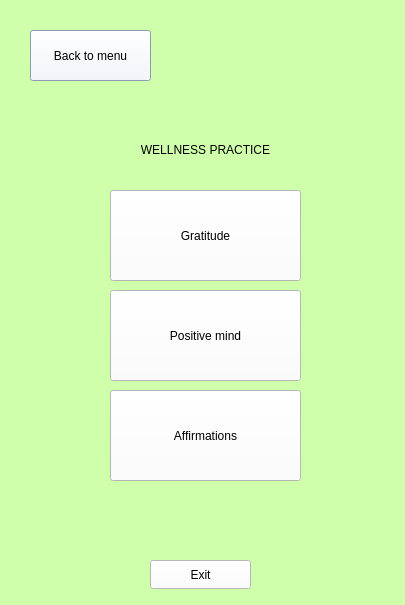
<?xml version="1.0" encoding="UTF-8"?>
<ui version="4.0">
 <class>WellnessWindow</class>
 <widget class="QDialog" name="WellnessWindow">
  <property name="geometry">
   <rect>
    <x>0</x>
    <y>0</y>
    <width>405</width>
    <height>605</height>
   </rect>
  </property>
  <property name="windowTitle">
   <string>Dialog</string>
  </property>
  <property name="styleSheet">
   <string notr="true">background-color: rgb(208, 255, 172)</string>
  </property>
  <widget class="QLabel" name="label">
   <property name="geometry">
    <rect>
     <x>110</x>
     <y>140</y>
     <width>191</width>
     <height>20</height>
    </rect>
   </property>
   <property name="layoutDirection">
    <enum>Qt::LeftToRight</enum>
   </property>
   <property name="styleSheet">
    <string notr="true">font: 500 12pt &quot;Segoe UI&quot;;</string>
   </property>
   <property name="text">
    <string>WELLNESS PRACTICE</string>
   </property>
   <property name="textFormat">
    <enum>Qt::AutoText</enum>
   </property>
   <property name="alignment">
    <set>Qt::AlignCenter</set>
   </property>
  </widget>
  <widget class="QPushButton" name="backToMenuButton">
   <property name="geometry">
    <rect>
     <x>30</x>
     <y>30</y>
     <width>121</width>
     <height>51</height>
    </rect>
   </property>
   <property name="styleSheet">
    <string notr="true">border-color: rgb(170, 170, 127);
gridline-color: rgb(108, 108, 108);
background-color: rgb(255, 255, 255);
selection-background-color: rgb(205, 225, 255);</string>
   </property>
   <property name="text">
    <string>Back to menu</string>
   </property>
  </widget>
  <widget class="QPushButton" name="exitButton">
   <property name="geometry">
    <rect>
     <x>150</x>
     <y>560</y>
     <width>101</width>
     <height>29</height>
    </rect>
   </property>
   <property name="styleSheet">
    <string notr="true">border-color: rgb(170, 170, 127);
gridline-color: rgb(108, 108, 108);
background-color: rgb(255, 255, 255);
selection-background-color: rgb(205, 225, 255);</string>
   </property>
   <property name="text">
    <string>Exit</string>
   </property>
  </widget>
  <widget class="QPushButton" name="gratitudeButton">
   <property name="geometry">
    <rect>
     <x>110</x>
     <y>190</y>
     <width>191</width>
     <height>91</height>
    </rect>
   </property>
   <property name="styleSheet">
    <string notr="true">border-color: rgb(170, 170, 127);
gridline-color: rgb(108, 108, 108);
background-color: rgb(255, 255, 255);
selection-background-color: rgb(205, 225, 255);</string>
   </property>
   <property name="text">
    <string>Gratitude</string>
   </property>
  </widget>
  <widget class="QPushButton" name="positiveButton">
   <property name="geometry">
    <rect>
     <x>110</x>
     <y>290</y>
     <width>191</width>
     <height>91</height>
    </rect>
   </property>
   <property name="styleSheet">
    <string notr="true">border-color: rgb(170, 170, 127);
gridline-color: rgb(108, 108, 108);
background-color: rgb(255, 255, 255);
selection-background-color: rgb(205, 225, 255);</string>
   </property>
   <property name="text">
    <string>Positive mind</string>
   </property>
  </widget>
  <widget class="QPushButton" name="affirmationsButton">
   <property name="geometry">
    <rect>
     <x>110</x>
     <y>390</y>
     <width>191</width>
     <height>91</height>
    </rect>
   </property>
   <property name="styleSheet">
    <string notr="true">border-color: rgb(170, 170, 127);
gridline-color: rgb(108, 108, 108);
background-color: rgb(255, 255, 255);
selection-background-color: rgb(205, 225, 255);</string>
   </property>
   <property name="text">
    <string>Affirmations</string>
   </property>
  </widget>
 </widget>
 <resources/>
 <connections/>
</ui>
